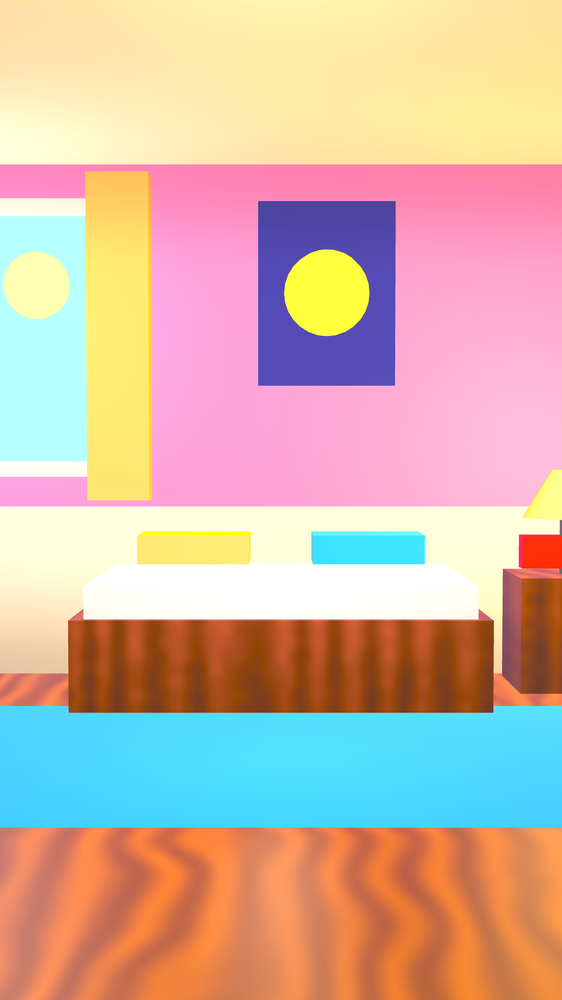
#> input picture poderes-do-jotaro/plates/bed_A.png, 562 x 1000 px, shrunk from 2376 x 4224 before the run; its folder holds only this picture in this run
$ python variantes.py
#> lines starting #> are read from the running program, lines starting #| are printed output that depends on the picture
#> further down, src is the input picture: PIL image 562x1000 RGBA; mean R, G, B, A 211.3, 180.8, 165, 255
# Gera variacoes dos cenarios (mesmas imagens de plates/, so com tratamento de cor/desfoque),
# trocadas por opacidade no video em vez de filtros CSS a cada quadro (muito mais rapido em 4K):
#   b  = desfocado (profundidade de campo)     n = noite (quarto/cela)
#   f  = tempo parado do Star Platinum (duotono roxo)   g = tempo parado do rival (duotono dourado)
# e a versao desfocada de cada uma (nb, fb, gb). Saida: plates/<cena>_<A|B><var>.webp
# Uso: python3 variantes.py
import os, numpy as np
from PIL import Image, ImageFilter
os.chdir(os.path.dirname(os.path.abspath(__file__)))
ALT = {'bed': 'n', 'hot': 'n', 'str': 'fg', 'twn2': 'f', 'twn': 'f', 'kit': 'f', 'twn3': 'f'}
USE = ['bed', 'hot', 'str', 'twn', 'twn2', 'twn3', 'kit', 'liv', 'prcW']
BLUR = 7.0  # raio em pixels da imagem 2376x4224 (~3,2 px no video 1080 / 6,4 px no 4K)

def lum(a): return (a[..., 0] * .299 + a[..., 1] * .587 + a[..., 2] * .114)
def duo(a, c0, c1, keep=.16, gam=.9):
    L = np.clip(lum(a), 0, 1) ** gam
    d = np.array(c0)[None, None] * (1 - L[..., None]) + np.array(c1)[None, None] * L[..., None]
    return d * (1 - keep) + a * keep
def night(a):
    L = lum(a)[..., None]; s = L + (a - L) * .55
    return np.clip(s * np.array([.62, .7, 1.05]) * .62 + np.array([.01, .015, .05]), 0, 1)
OPS = {'n': night,
       'f': lambda a: duo(a, (.05, .02, .17), (.93, .88, 1.0), .14, 1.25),
       'g': lambda a: duo(a, (.1, .05, .01), (1.0, .9, .52), .14, 1.25)}
def blur(im):  # desfoque com alfa pre-multiplicado (sem halo escuro nas bordas do primeiro plano)
    a = np.asarray(im).astype(np.float32) / 255; al = a[..., 3:4]
#> after `al = a[..., 3:4]`: al: shape (1000, 562, 1) float32; every value is 1
    pm = np.concatenate([a[..., :3] * al, al], -1)
    bl = np.asarray(Image.fromarray((pm * 255).astype(np.uint8)).filter(ImageFilter.GaussianBlur(BLUR))).astype(np.float32) / 255
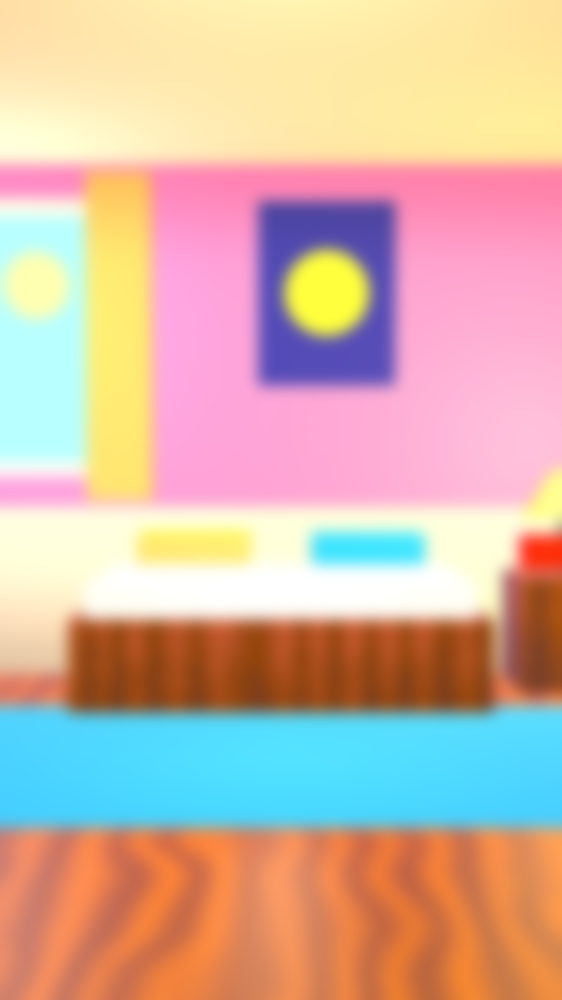
#> bl: shape (1000, 562, 4) float32; mean R, G, B, A 0.828, 0.708, 0.647, 1
    rgb = bl[..., :3] / np.maximum(bl[..., 3:4], 1e-4)
    return Image.fromarray((np.concatenate([np.clip(rgb, 0, 1), bl[..., 3:4]], -1) * 255).astype(np.uint8))
def save(im, f, opaque):
#> called with f = 'plates/bed_Ab.webp', opaque = True
    (im.convert('RGB') if opaque else im).save(f, 'WEBP', quality=90, method=4)
for k in USE:
    for L in 'AB':
        src = Image.open(f'plates/{k}_{L}.png').convert('RGBA'); op = L == 'A'
        save(blur(src), f'plates/{k}_{L}b.webp', op)
        a = np.asarray(src).astype(np.float32) / 255
        for v in ALT.get(k, ''):
            rgb = OPS[v](a[..., :3]); im = Image.fromarray((np.concatenate([np.clip(rgb, 0, 1), a[..., 3:4]], -1) * 255).astype(np.uint8))
            save(im, f'plates/{k}_{L}{v}.webp', op); save(blur(im), f'plates/{k}_{L}{v}b.webp', op)
#> this loop made 1 pass
#> pass 1, in night, `L = lum(a)[..., None]`:
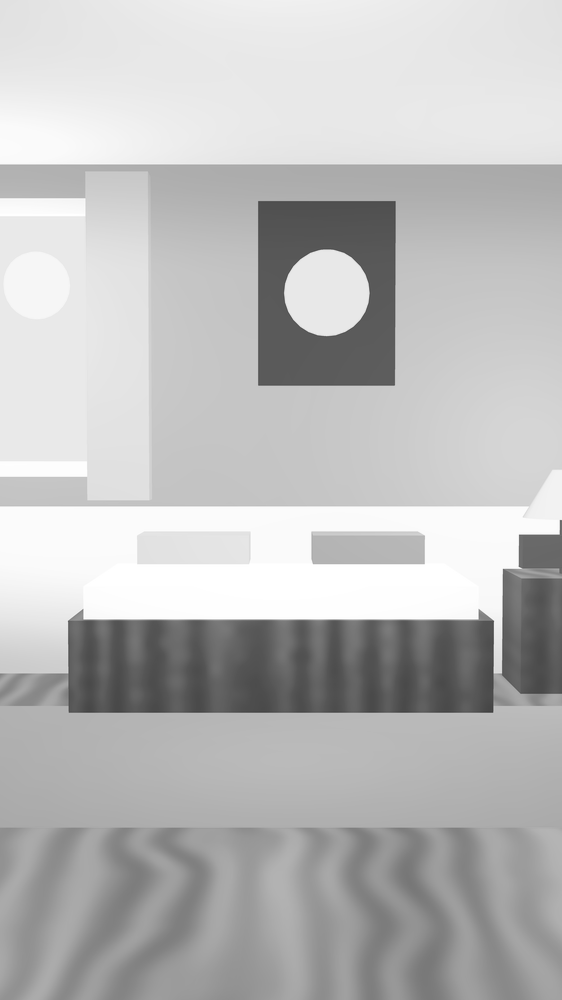
#> L: shape (1000, 562, 1) float32; min 0.236, max 1, mean 0.738
#> pass 1, in night, `s = L + (a - L) * 0.55`:
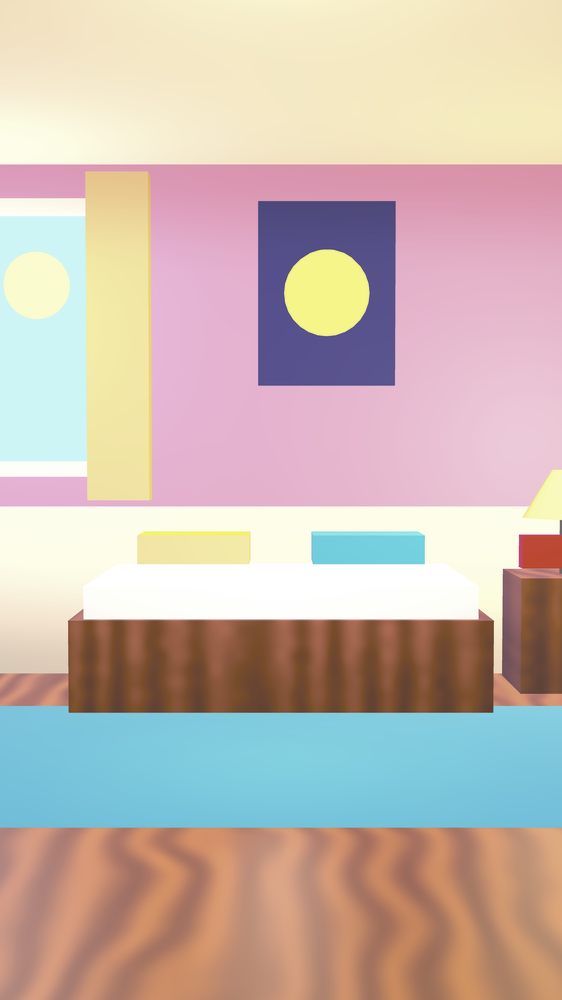
#> s: shape (1000, 562, 3) float32; mean of channels 0, 1, 2 0.788, 0.722, 0.688; drawn as R, G, B
#> pass 1, `rgb = OPS[v](a[..., :3])`:
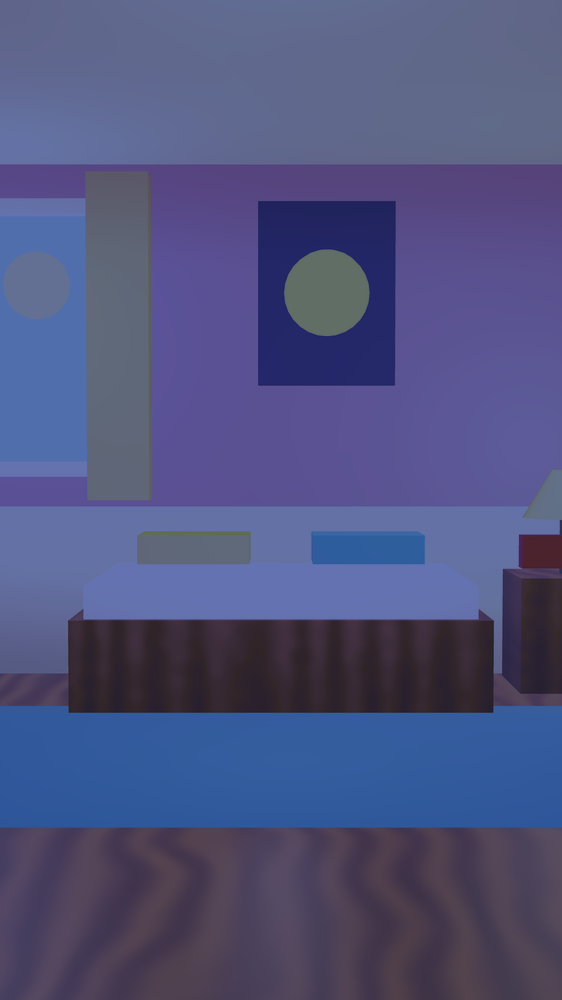
#> rgb: shape (1000, 562, 3) float64; mean R, G, B 0.313, 0.328, 0.498
#> (the run stopped early here; a loop or call above may not have finished)
